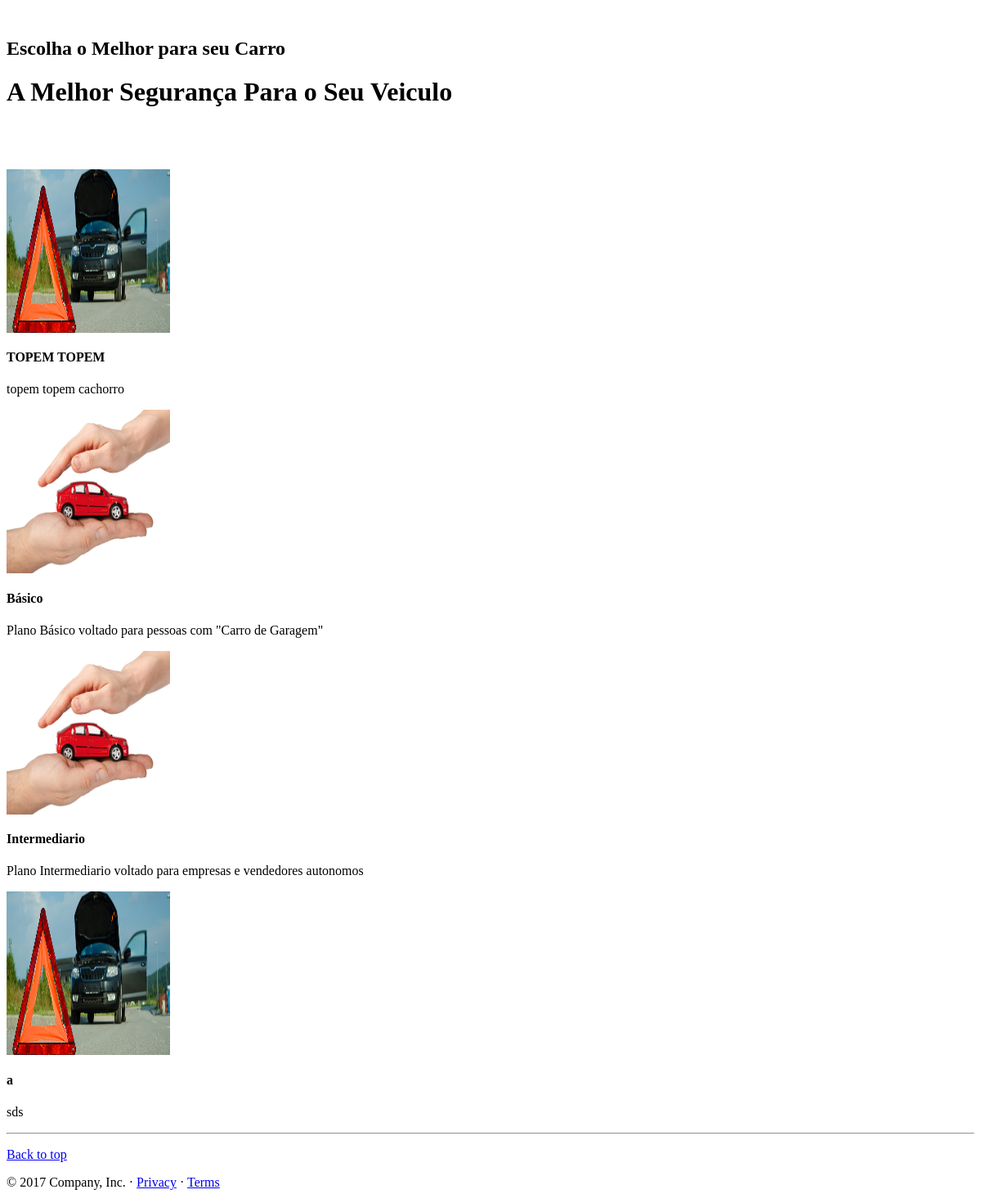
Before: /produto.php with the older database file.
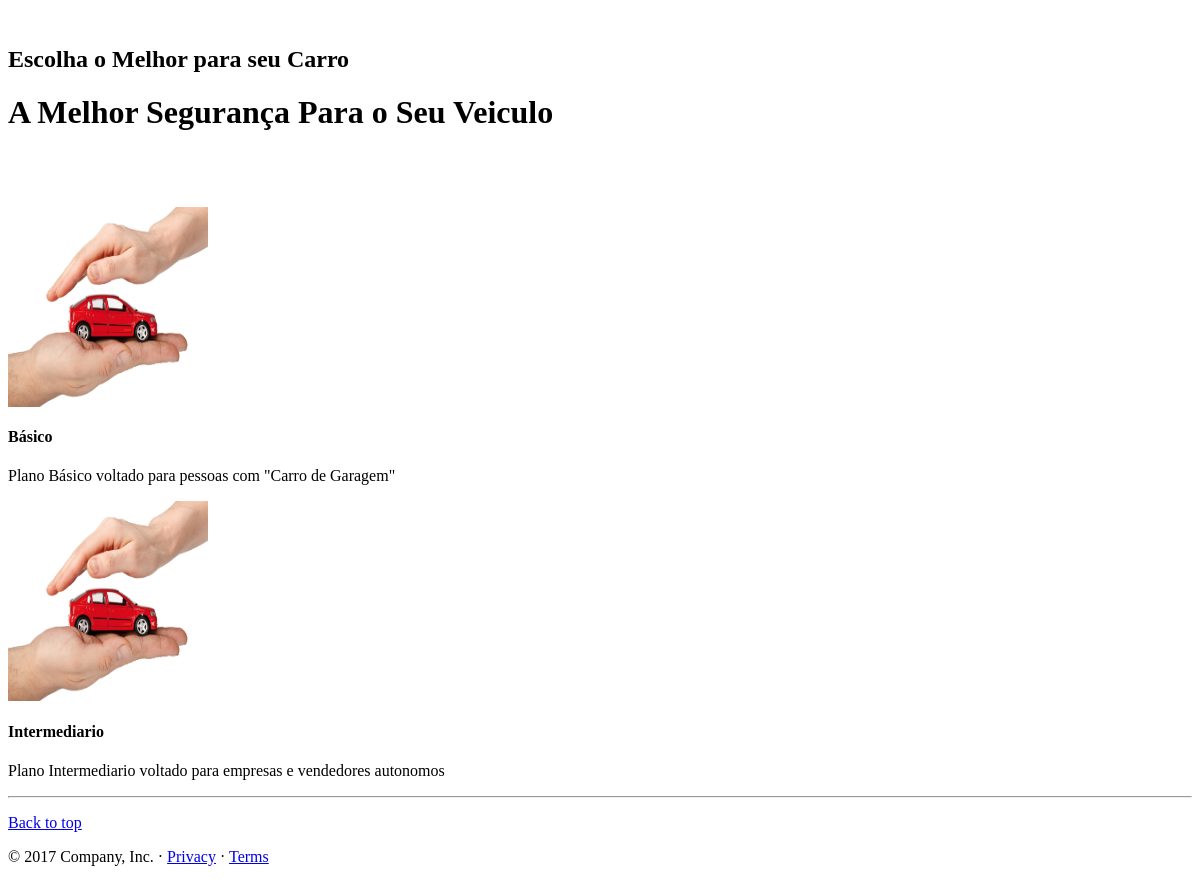
After: the same page with the newer database file.
### tables this page shows
CREATE TABLE "plano" ("cod_plano" INTEGER PRIMARY KEY ,"nome" VARCHAR(100),"km_guincho" INTEGER DEFAULT (null) ,"coberturaP" NUMERIC(5,2),"cobertura3" NUMERIC(5,2),"carroR" VARCHAR(3) DEFAULT (null) ,"sVidro" VARCHAR(3) DEFAULT (null) ,"sLanterna" VARCHAR(3) DEFAULT (null) ,"dataInicio" DATE,"dataFim" DATE,"valor" NUMERIC(5,2),"descricao1" VARCHAR(100),"descricao2" varchar(100),"img1" varchar(100),"img2" varchar(100),"img3" varchar(100));

### funcoes.php (the view)
<?php
function imprimi_item($titulo, $texto, $codProduto, $imagem){
    echo"<div class='col-xs-6 col-sm-3 placeholder'>
            <a href='descricao.php?plano=$titulo'>
            <img src='$imagem' width='200' height='200' class='img-responsive' alt='Generic placeholder thumbnail'></a>
            <h4>$titulo</h4>
            <p> $texto </p>
        </div>";
}
function getProdutos(){
    $conexaoBanco = new PDO('sqlite:db/comercioEletronico.sqlite') or die ("Não consegui Conectar!");
    $SQL = "SELECT nome, valor, descricao1, img1
           FROM plano";
    $resultado = $conexaoBanco->query($SQL);
    $prod = $resultado->fetchAll();
    return $prod;
}
?>

### produto.php (shortened to what this page needs)
<?php include "menu.php ";
require_once "funcoes.php";
?>
<link href="dist/css/meuEstilo.css" rel="stylesheet">
<div class="jumbotron" >
    <br />
    <div class="container">
        <h2>Escolha o Melhor para seu Carro </h2>
    </div>
</div>
<div class="container">
    <div class="starter-template">
        <h1>A Melhor Segurança Para o Seu Veiculo</h1>
        <br />
        <br />
    </div>
<br />
        <?php
        $cont = 0;
        foreach (getProdutos() as $p){
            $cont++;
            if($cont == 1){
                echo "<div class=\"row placeholders\">";
            }
            imprimi_item($p["nome"],$p["descricao1"], $p["valor"],$p["img1"]);
            if($cont == 4){
                echo "</div>";
                $cont =0;
            }
        }
        if($cont != 0){
            echo "</div>";
        }
        ?>
</div>
    <hr>
<?php include "rodape.php";?>

### rodape.php (shortened to what this page needs)
<footer>
    <p class="pull-right"><a href="#">Back to top</a></p>
    <p>&copy; 2017 Company, Inc. &middot; <a href="#">Privacy</a> &middot; <a href="#">Terms</a></p>
</footer>
</body>
</html>

Changed rows visible on the page:
removed plano: img1 (picture), nome "TOPEM TOPEM", descricao1 "topem topem cachorro"
removed plano: img1 (picture), nome "a", descricao1 "sds"
